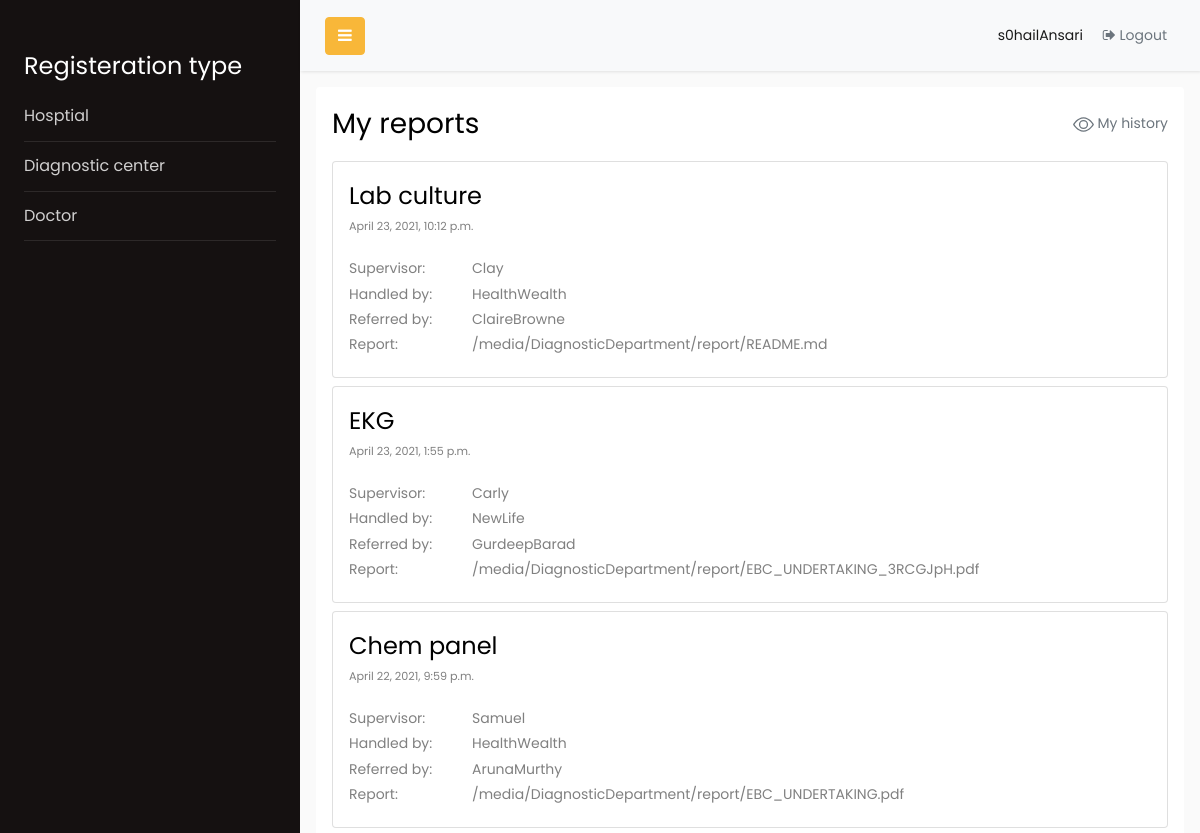
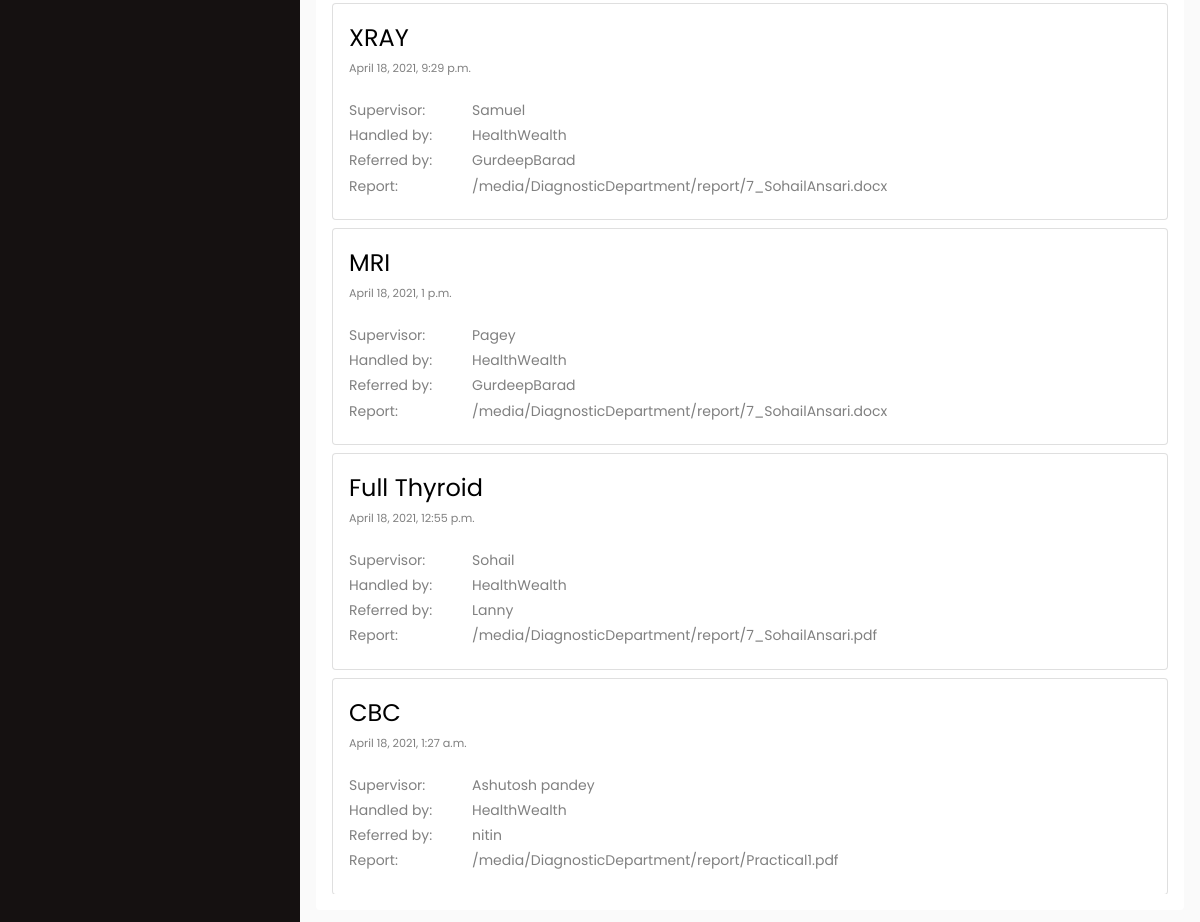
Screenshot of /p/viewReports_p/ (signed in) with the database file from the repository (2 pictures, top to bottom).
### ARCIT/models.py (models this page shows)
class User(AbstractUser):
    id = models.BigAutoField(primary_key=True)
    is_patient = models.BooleanField(default=False)
    is_doctor = models.BooleanField(default=False)
    is_hospital = models.BooleanField(default=False)
    is_diagnosticDepartment = models.BooleanField(default=False)

### DiagnosticDepartment/models.py (models this page shows)
class DiagnosticDepartmentReport(models.Model):
    id = models.BigAutoField(primary_key=True)
    user = models.ForeignKey(settings.AUTH_USER_MODEL, related_name='dd_user', on_delete=models.CASCADE)
    name = models.CharField(max_length=100)
    supervisor = models.CharField(max_length=100)
    referred_by = models.CharField(max_length=100)
    report = models.FileField(upload_to='DiagnosticDepartment/report/')
    handled_by = models.ForeignKey(settings.AUTH_USER_MODEL, related_name='handled_by', on_delete=models.CASCADE)
    created_on = models.DateTimeField(default=timezone.now, blank=False)

### Patient/views.py (the view)
class ViewPatientReports(TemplateView):
    template_name='Patient/viewReports_p.html'
    def get(self,request, *args, **kwargs):
        user = User.objects.get(username=request.session['loggedin_username'])
        model = DiagnosticDepartmentReport.objects.filter(user=user).order_by("-created_on")
        return render(request,self.template_name,{'models':model})

### templates/Patient/viewReport.html (shortened to what this page needs)
{% extends 'sidebar.html' %}
{% block content %}
    <div style="height:calc(100vh - 105px)">
        <div class="card pl-3 pt-3 pb-3 pr-0 border-0" style="height:100%">
            <div>
                <span class="float-left"><h3>My reports</h3></span>
                <a href="{% url 'viewHistory' %}" class="float-right mt-2">
                    <span class="text-secondary" >
                        <span class="pt-1 mr-3">My history</span>
                    </span>
                </a>
            </div>
            <div style="overflow: auto;">
            <div class="pr-3">
                {% if models|length == 0 %}
                    <p class="mt-3">No reports found</P>
                {% else %}
                {% for model in models %}
                <div class="col p-0">
                    <div class="card mt-2">
                        <div class="card-title mb-0 ml-3 mt-3">
                            <h4>{{model.name}}</h4>
                        </div>
                        <div class="card-subtitle mb-3 ml-3 small">
                            {{model.created_on}}
                        </div>
                        <div class="card-body pt-1 pl-3">
                            <div class="row">
                                <span class="col-2">Supervisor:</span>
                                <span class="col-10 pl-0">{{model.supervisor}}<span>
                            </div>
                            <div class="row">
                                <span class="col-2">Handled by:</span>
                                <span class="col-10 pl-0">{{model.handled_by}}<span>
                            </div>
                            <div class="row">
                                <span class="col-2">Referred by:</span>
                                <span class="col-10 pl-0">{{model.referred_by}}<span>
                            </div>
                            <div class="row">
                                <span class="col-2">Report:</span>
                                <span class="col-10 pl-0">{{model.report.url}}<span>
                            </div>
                        </div>
                    </div>
                </div>
                {% endfor %}
                {% endif %}
                </div>
            </div>
        </div>
    </div>
{% endblock %}

### templates/sidebar.html (shortened to what this page needs)
{% load static %}
<!doctype html>
<html lang="en">
  <head>
    <link rel="stylesheet" href="https://stackpath.bootstrapcdn.com/font-awesome/4.7.0/css/font-awesome.min.css">
    <link rel="stylesheet" href="{% static 'css/style.css' %}">
  </head>
  <body>
		<div class="wrapper d-flex align-items-stretch">
			<nav id="sidebar">
				<div class="p-4 pt-5">
                <ul class="list-unstyled components mb-5">
                    {% if request.session.is_doctor %}
                        <li class="active">
                            <a href="{% url 'doctorprofile' %}">Profile</a>
                        </li>
                        <li>
                            <a href="{% url 'registeration' role="P" %}">Register new patient</a>
                        </li>
                        <li>
                            <a href="{% url 'otpAuth' %}">Existing patient</a>
                        </li>
                      {% else %}
                        <li>
                            <h4 style="color:white">Registeration type</h4>
                        </li>
                        <li>
                            <a href="{% url 'registeration' role="H" %}">Hosptial</a>
                        </li>
                        <li>
                            <a href="{% url 'registeration' role="R" %}">Diagnostic center</a>
                        </li>
                        <li>
                            <a href="{% url 'registeration' role="D" %}">Doctor</a>
                        </li>
                    {% endif %}
                </ul>
	      </div>
    	</nav>
      <div id="content">
        <nav class="navbar navbar-expand-lg navbar-light bg-light mb-0">
          <div class="container-fluid">
            <button type="button" id="sidebarCollapse" class="btn btn-primary">
              <i class="fa fa-bars"></i>
            </button>
            <div class="collapse navbar-collapse" id="navbarSupportedContent">
              <ul class="nav navbar-nav ml-auto" >
                <li class="nav-item active">
                  {% if request.session.loggedin_username %}
                    <a href="{% url 'logout' %}" class="nav-link">
                  {% else %}
                    <a href="{% url 'login' %}" class="nav-link">
                  {% endif %}
                    <span class="mr-3">{{request.session.loggedin_username}}</span>
                    <span class="text-secondary">
                      <i class="fa fa-sign-out" aria-hidden="true"></i>
                        <span class="pt-1" onclick="resetActiveSelection()">
                            {% if request.session.loggedin_username %}
                                Logout
                            {% else %}
                                Login
                            {% endif %}
                        </span>
                    </span>
                </a>
              </ul>
            </div>
          </div>
        </nav>
        <div class="p-3">
          {% block content %} {% endblock content %}
        </div>
      </div>
		</div>
  </body>
</html>

### rows the page displays
User: session.loggedin_username "s0hailAnsari"
DiagnosticDepartmentReport: name "Lab culture", created_on "April 23, 2021, 10:12 p.m.", supervisor "Clay", handled_by "HealthWealth", referred_by "ClaireBrowne", report "/media/DiagnosticDepartment/report/README.md"
DiagnosticDepartmentReport: name "EKG", created_on "April 23, 2021, 1:55 p.m.", supervisor "Carly", handled_by "NewLife", referred_by "GurdeepBarad", report "/media/DiagnosticDepartment/report/EBC_UNDERTAKING_3RCGJpH.pdf"
DiagnosticDepartmentReport: name "Chem panel", created_on "April 22, 2021, 9:59 p.m.", supervisor "Samuel", handled_by "HealthWealth", referred_by "ArunaMurthy", report "/media/DiagnosticDepartment/report/EBC_UNDERTAKING.pdf"
DiagnosticDepartmentReport: name "XRAY", created_on "April 18, 2021, 9:29 p.m.", supervisor "Samuel", handled_by "HealthWealth", referred_by "GurdeepBarad", report "/media/DiagnosticDepartment/report/7_SohailAnsari.docx"
DiagnosticDepartmentReport: name "MRI", created_on "April 18, 2021, 1 p.m.", supervisor "Pagey", handled_by "HealthWealth", referred_by "GurdeepBarad", report "/media/DiagnosticDepartment/report/7_SohailAnsari.docx"
DiagnosticDepartmentReport: name "Full Thyroid", created_on "April 18, 2021, 12:55 p.m.", supervisor "Sohail", handled_by "HealthWealth", referred_by "Lanny", report "/media/DiagnosticDepartment/report/7_SohailAnsari.pdf"
DiagnosticDepartmentReport: name "CBC", created_on "April 18, 2021, 1:27 a.m.", supervisor "Ashutosh pandey", handled_by "HealthWealth", referred_by "nitin", report "/media/DiagnosticDepartment/report/Practical1.pdf"
